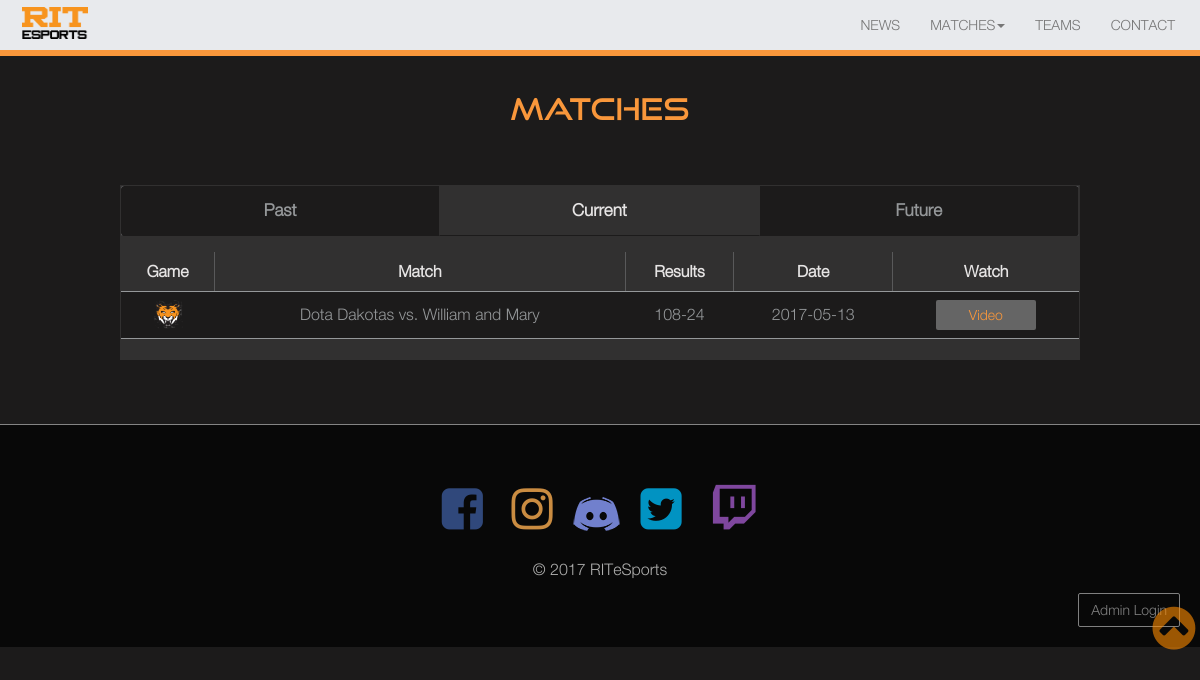
The app's page /matches.php with its own data.
### tables this page shows
CREATE TABLE "MATCHES" (
	`MATCH_ID`	INTEGER NOT NULL PRIMARY KEY AUTOINCREMENT,
	`GAME`	TEXT,
	`GAME_LOGO_URL`	TEXT NOT NULL,
	`RIT_TEAM_ID`	TEXT NOT NULL,
	`OPPONENT`	TEXT NOT NULL,
	`SCORE`	TEXT DEFAULT '0-0',
	`DATE`	TEXT NOT NULL,
	`VIDEO_URL`	TEXT
);

### matches.php (the view, shortened to what this page needs)
<?php
    if(array_key_exists('type',$_GET)){
        $matchType = $_GET['type'];
    }else{
        $matchType = 'current';
    }
?>
<!DOCTYPE html>
<html lang="en">
<head>
  <?php include 'includes/head.php';?>
</head>
<body>
    <?php include 'includes/navmenu.php';?>
	<main>
		<h2 class="page_title">MATCHES</h2>
        <div class="matches-container">
        <div class="tab_matches">
            <a href="matches.php?type=past">
                <button class="tablinks <?php if($matchType === 'past'){ echo 'active'; } ?>">Past</button>
            </a>
            <a href="matches.php?type=current">
                <button class="tablinks <?php if($matchType === 'current'){ echo 'active'; } ?>">Current</button>
            </a>
            <a href="matches.php?type=future">
                <button class="tablinks <?php if($matchType === 'future'){ echo 'active'; } ?>">Future</button>
            </a>
        </div>
        <?php if($matchType === 'past'): ?>
            <div id="Past" class="tabcontent">
                <table class="table table-striped">
                    <thead>
                        <tr>
                            <th>Game</th>
                            <th>Match</th>
                            <th>Results</th>
                            <th>Date</th>
                            <th>Watch</th>
                        </tr>
                    </thead>
                    <tbody>
					<?php
						class ESportsDB extends SQLite3
						{
							function __construct()
							{
								$this->open('db/sqlite/sqlite-tools-win32-x86-3180000/ESports.db');
							}
						}
						$esports_db = new ESportsDB();
						if(!$esports_db)
						{
							echo $esports_db->lastErrorMsg();
						}
						$esports_db->exec("ATTACH DATABASE 'ESports.db' AS 'esports'");
						$todays_date = date('m/d/y');
						$today = date_create($todays_date);
						$match_list = $esports_db->query("SELECT * FROM MATCHES");
                        while($match = $match_list->fetchArray(SQLITE3_ASSOC))
                        {
                            $match_date = date_create($match['DATE']);
						    if($match_date < $today)
							{
								$game = $match['GAME'];
								$game_logo_url = $match['GAME_LOGO_URL'];
								$rit_team = $match['RIT_TEAM_ID'];
								$opponent = $match['OPPONENT'];
								$score = $match['SCORE'];
								$video_link = $match['VIDEO_URL'];
								echo "<tr><td>";
								echo "<img src='$game_logo_url' alt='$game Logo' title='$game Logo'></td>";
								echo "<td id='match-cell'>$rit_team vs. $opponent</td>";
								echo "<td>$score</td>";
								$match_date_string = date_format($match_date, 'Y-m-d');
								echo "<td>$match_date_string</td>";
								echo "<td><button type='button' class='btn btn-default btn-lg watch_video_button'>Video</button><button type='button' class='btn btn-default btn-lg watch_video_icon'><i class='fa fa-video-camera'></i></button></td></tr>";
							}
						}
                        echo "</tbody></table></div>";
					?>
        <?php else: ?>
            <div id="Current" class="tabcontent">
                <table class="table table-striped">
                    <thead>
                        <tr>
                            <th>Game</th>
                            <th>Match</th>
                            <th>Results</th>
                            <th>Date</th>
                            <th>Watch</th>
                        </tr>
                    </thead>
                    <tbody>
					<?php
						$esports_db = new ESportsDB();
						$esports_db->exec("ATTACH DATABASE 'ESports.db' AS 'esports'");
						$todays_date = date('m/d/y');
						$today = date_create($todays_date);
						$match_list = $esports_db->query("SELECT * FROM MATCHES");
                        while($match = $match_list->fetchArray(SQLITE3_ASSOC))
                        {
                            $match_date = date_create($match['DATE']);
						    if($match_date == $today)
							{
								$game = $match['GAME'];
								$game_logo_url = $match['GAME_LOGO_URL'];
								$rit_team = $match['RIT_TEAM_ID'];
								$opponent = $match['OPPONENT'];
								$score = $match['SCORE'];
								echo "<tr><td>";
								echo "<img src='$game_logo_url' alt='$game Logo' title='$game Logo'></td>";
								echo "<td>$rit_team vs. $opponent</td>";
								echo "<td>$score</td>";
								$match_date_string = date_format($match_date, 'Y-m-d');
								echo "<td>$match_date_string</td>";
								echo "<td><button type='button' class='btn btn-default btn-lg watch_video_button'>Video</button></td></tr>";
							}
						}
                        echo "</tbody></table></div>";
                    ?>
        <?php endif; ?>
</div>
    </main>
    <?php include 'includes/footer.php';?>
</body>
</html>

### css/rogue6_project1_styles.css (style rules this page uses)
* { margin: 0px; max-width: 100%; padding: 0px; }
h2 { font-family: heading-font; color:#f9973b; }
.btn-group-lg>.btn, .btn-lg { width: 150px; height: 50px; line-height: 50px; padding: 0px; font-size: 16px; background-color: #f9973b; color: white; border-radius: 2px; border: none; }
.watch_video_button { margin: auto; display: block; width: 100px; line-height: 30px; height: 30px; font-size: 14px; background-color: #656565; color: #f9973b; }
body { font-family: body-font; color: #afafae; background-color: #1C1B1B; font-size: 16px; line-height: 180%; }
main { margin: auto; padding: 2em 0 4em; width: 80%; }
.page_title { color: #f9973b; text-align: center; margin: 60px 0 60px 0; }
div.tab_matches { overflow: hidden; background-color: #e8eaed; color: #000000; border-radius: 3px; margin-bottom: 1em; }
div.tab_matches a { color: #000000; }
.matches-container { background-color: #313030; padding: 1px; }
div.tab_matches button { font-weight: 600; background-color: #1C1B1B; color: #95989A; float: left; border: none; outline: none; cursor: pointer; padding: 10px; transition: 0.3s; font-size: 17px; width: 33.33%; border-right:0.5px solid #313030; border-bottom:0.5px solid #1C1B1B; border-radius: 0px; }
div.tab_matches button.active { background-color: #313030; color: #E6E4E4; border-radius: 0px; }
table { text-align: center; }
th { text-align: center; color: #E6E4E4; border-right: 0.1px solid #59595A; }
th:last-child { border-right: none; }
td { color: #95989A; }
.table-striped>tbody>tr:nth-of-type(odd) { background-color: #1C1B1B; }
.table>tbody>tr>td, .table>tbody>tr>th, .table>tfoot>tr>td, .table>tfoot>tr>th, .table>thead>tr>td, .table>thead>tr>th { border-bottom: 0.2px solid #95989A; vertical-align: middle; }
.table>tbody>tr>td>img { width: 30px; height: 30px; }
.watch_video_button { display: block; }

### records on screen
matches: GAME_LOGO_URL (picture), RIT_TEAM_ID "Dota Dakotas", OPPONENT "William and Mary", SCORE "108-24", DATE "2017-05-13"
